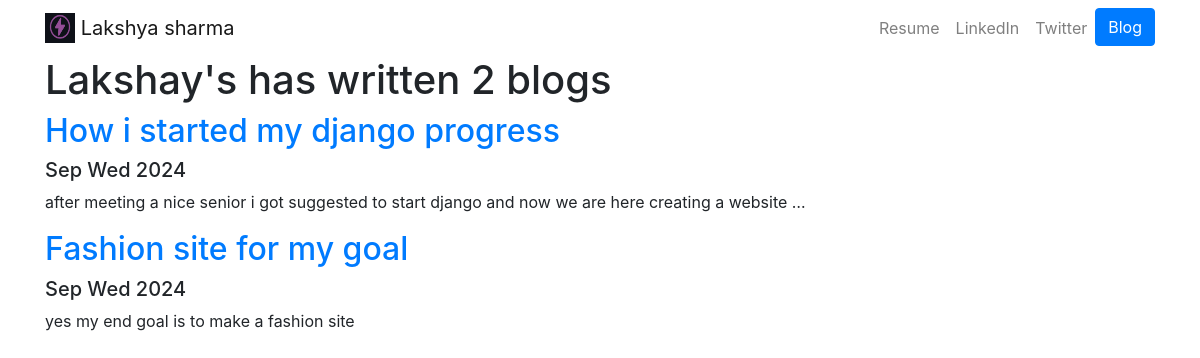
The page /blog/ on the database as committed earlier.
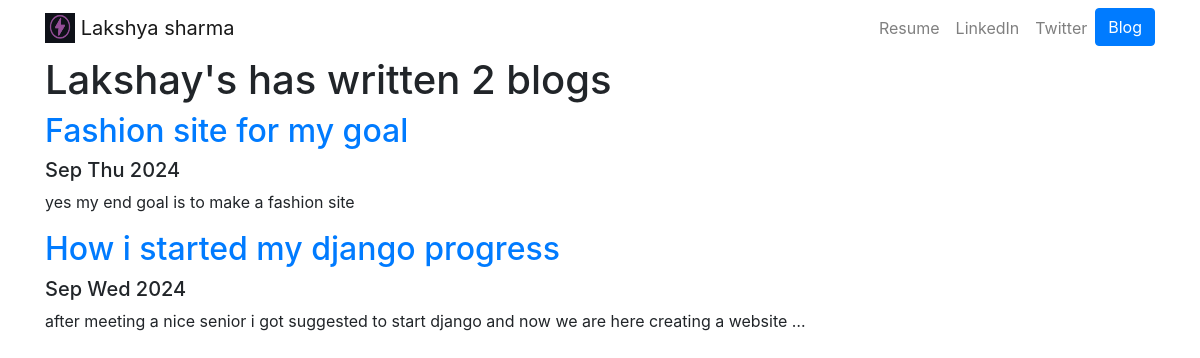
The same page on the database as committed later.
### blog/models.py (models this page shows, shortened)
class Blogs(models.Model):
		title = models.CharField(max_length=200)
		discription = models.TextField(max_length=1000)
		date = models.DateField()

### blog/views.py (the view)
# urls.py: path('', views.all_blogs, name= 'all_blogs'),
def all_blogs(request):
	blogs = Blogs.objects.order_by("-date")
	return render(request,"blog/all_blogs.html" , {'blogs': blogs})

### blog/templates/blog/all_blogs.html
{% extends 'port/core.html' %}
{% block content %}
<h1>Lakshay's has written {{ blogs.count }} blog{{ blogs.count|pluralize }} </h1>
{% for blog in blogs  %}
<a href = '{% url "blog:detail" blog.id %}'><h2>{{ blog.title  }}</h2></a>
<h5> {{ blog.date|date:'M D Y' }}</h5>
<p>{{ blog.discription|striptags|truncatechars:100  }}</p>
{% endfor %}
{% endblock %}

Rows that differ between the two databases and show on the page:
changed Blogs "Fashion site for my goal": date "Sep Wed 2024" → "Sep Thu 2024"; moves up the list
